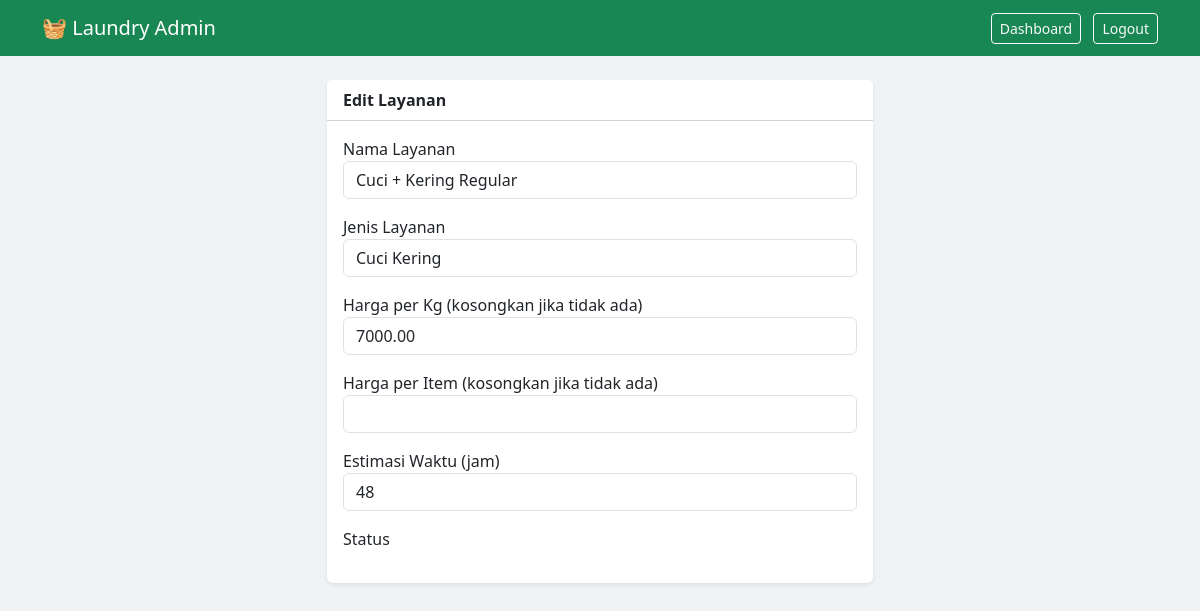
The page /src/pages/admin/layanan/update.php?id=1 (signed in) on the database its author committed.
### tables this page shows
CREATE TABLE layanan (
    id_layanan          INT             NOT NULL AUTO_INCREMENT,
    nama_layanan        VARCHAR(100)    NOT NULL,
    jenis_layanan       ENUM('cuci_kering', 'cuci_basah', 'setrika', 'dry_cleaning', 'ekspres') NOT NULL,
    harga_per_kg        DECIMAL(10,2)   DEFAULT NULL,
    harga_per_item      DECIMAL(10,2)   DEFAULT NULL,
    estimasi_waktu_jam  INT             NOT NULL COMMENT 'Estimasi dalam jam',
    is_aktif            BOOLEAN         NOT NULL DEFAULT TRUE,
    PRIMARY KEY (id_layanan)
);

### src/pages/admin/layanan/update.php (the view, shortened to what this page needs)
<?php
require '../../../config/koneksi.php';
$id = $_GET['id'];
$stmt = $conn->prepare("SELECT * FROM layanan WHERE id_layanan = ?");
$stmt->bind_param("i", $id);
$stmt->execute();
$result = $stmt->get_result();
$row = $result->fetch_assoc();
?>
<!DOCTYPE html>
<html lang="id">
<head>
    <link rel="stylesheet" href="../../../assets/bootstrap/css/bootstrap.min.css">
</head>
<body>
<nav class="navbar navbar-dark mb-4">
    <div class="container">
        <span class="navbar-brand">🧺 Laundry Admin</span>
        <div>
            <a href="../index.php" class="btn btn-outline-light btn-sm me-2">Dashboard</a>
            <a href="../logout.php" class="btn btn-outline-light btn-sm">Logout</a>
        </div>
    </div>
</nav>
<div class="container">
    <div class="row justify-content-center">
        <div class="col-md-6">
            <div class="card border-0 shadow-sm">
                <div class="card-header bg-white">
                    <strong>Edit Layanan</strong>
                </div>
                <div class="card-body">
                    <form method="POST">
                        <div class="mb-3">
                            <label>Nama Layanan</label>
                            <input type="text" name="nama_layanan" class="form-control"
                                   value="<?= $row['nama_layanan'] ?>" required>
                        </div>
                        <div class="mb-3">
                            <label>Jenis Layanan</label>
                            <select name="jenis_layanan" class="form-control" required>
                                <option value="cuci_kering"  <?= $row['jenis_layanan'] == 'cuci_kering'  ? 'selected' : '' ?>>Cuci Kering</option>
                            </select>
                        </div>
                        <div class="mb-3">
                            <label>Harga per Kg (kosongkan jika tidak ada)</label>
                            <input type="number" name="harga_per_kg" class="form-control"
                                   value="<?= $row['harga_per_kg'] ?>">
                        </div>
                        <div class="mb-3">
                            <label>Harga per Item (kosongkan jika tidak ada)</label>
                            <input type="number" name="harga_per_item" class="form-control"
                                   value="<?= $row['harga_per_item'] ?>">
                        </div>
                        <div class="mb-3">
                            <label>Estimasi Waktu (jam)</label>
                            <input type="number" name="estimasi_waktu_jam" class="form-control"
                                   value="<?= $row['estimasi_waktu_jam'] ?>" required>
                        </div>
                        <div class="mb-3">
                            <label>Status</label>

### src/pages/admin/layanan/update.php (style rules this page uses)
body { background-color: #f0f2f5; }
.navbar { background-color: #198754 !important; }

### rows shown on the page
layanan: nama_layanan "Cuci + Kering Regular", jenis_layanan "Cuci Kering", harga_per_kg "7000.00", estimasi_waktu_jam "48"
